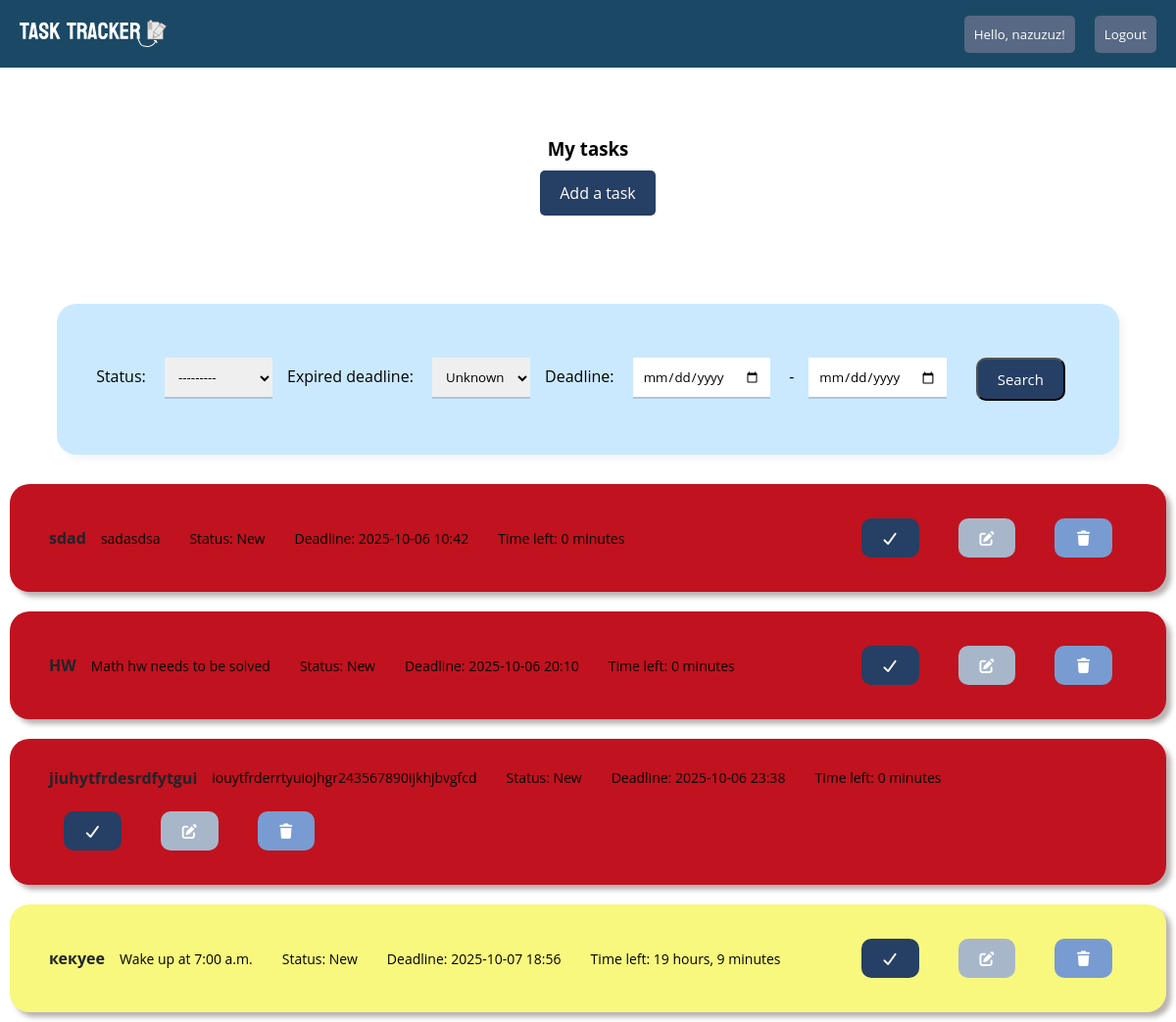
Screenshot of / (signed in) with the database file from the repository.
### todo/models.py (models this page shows, shortened)
class Task(models.Model):
    new_status="new"
    in_progress_status="in_progress"
    done_status="done"
    CHOICE_STATUS=[
        (new_status,"New"),
        (in_progress_status,"In progress"),
        (done_status,"Completed"),
    ]
    title=models.CharField(max_length=200)
    description=models.TextField(blank=True)
    deadline=models.DateTimeField()
    is_notified=models.BooleanField(default=False)
    status=models.CharField(max_length=20,choices=CHOICE_STATUS,default=new_status)
    created_at=models.DateTimeField(auto_now_add=True)
    user_owner=models.ForeignKey(User,on_delete=models.CASCADE)

### todo/views.py (the view)
# urls.py: 2. Add a URL to urlpatterns:  path('', views.home, name='home')
@login_required(login_url="login")
@login_required
def home(request):
    tasks=Task.objects.filter(user_owner=request.user).order_by("deadline")
    myfilter=TaskFilter(request.GET,queryset=tasks)
    tasks=myfilter.qs
    now=timezone.now()
    for task in tasks:
        if task.deadline<now:
            task.deadline_status="overdue"
        elif task.deadline-now <= timedelta(hours=24):
            task.deadline_status="soon"
        else:
            task.deadline_status="normal"
    return render(request,"todo_folder/home.html",{"tasks":tasks, "choice_status": Task.CHOICE_STATUS,"myfilter":myfilter,})

### todo/templates/todo_folder/home.html (shortened to what this page needs)
{% load static %}
<!DOCTYPE html>
<html lang="en">
<head>
    <link rel="stylesheet" href="{% static 'css/home.css' %}">
    <link rel="stylesheet" href="https://cdnjs.cloudflare.com/ajax/libs/font-awesome/7.0.1/css/all.min.css" />
</head>
<body>
    <nav>
        <div class="logo"><a href="{% url 'home' %}"><img class="logo_pic" src="{% static 'img/logo.svg' %}"></a></div>
        <ul class="nav-links">
            <button class="login1"><a href="{% url 'login' %}">Hello, {{request.user}}!</a></button>
            <button class="login1"><a href="{% url 'logout' %}">Logout</a></button>
        </ul>
    </nav>
    {% block content %}
    <div class="filter_and_tasks">
    <div class="main_container">
    <div class="buttons">
    <h3 class="text_main">My tasks</h3>
    <a class="add_tasks" href="{% url 'task_create' %}"> Add a task </a>
    </div>
</div>
<div class="main_box_for_filter">
<div class="box_for_filter">
    <form class="filtering" method="get">
    {{ myfilter.form.as_p }}
    <button class="submit_btn" type="submit">Search</button>
    </form>
</div>
</div>
</div>
    <ul>
        {% for task in tasks %}
        <div class="all">
        <div class="box
        {% if task.status == 'done' %}done
        {% elif task.deadline_status == 'soon'%}soon
        {% elif task.deadline_status == 'overdue'%}overdue{% endif %}">
        <div class="all_requirements">
            <h4 class="text1"><strong> {{task.title}}</strong></h4>
            <p class="text">{{task.description}}</p>
            <p class="text"> Status:  {{ task.get_status_display }}</p>
            <p class="text"> Deadline: {{ task.deadline|date:"Y-m-d H:i"}}<br></p>
            <p class="text">Time left: {{ task.deadline|timeuntil }}</p>
        </div>
            <div class="btns">
            <a class="done_btn" href="{% url 'task_mark_done' task.pk %}"><i class="fa-solid fa-check" ></i></a>
            <a class="update_btn" href="{% url 'task_update' task.pk %}"><i class="fa-solid fa-pen-to-square"></i></a>
            <a class="delete_btn" href="{% url 'task_delete' task.pk %}"><i class="fa-solid fa-trash"></i></a>
            </div>
        </div>
    </div>
        {% empty %}
        <p class="no-text">No tasks have been submitted</p>
        {% endfor %}
    </ul>
    {% endblock %}
</body>
</html>

### todo/static/css/home.css (style rules this page uses)
* { margin: 0; padding: 0; box-sizing: border-box; font-family: 'Open Sans', sans-serif; }
nav { background: #1b4965; color: white; display: flex; justify-content: space-between; align-items: center; padding: 10px 20px; }
.logo_pic { width: 150px; cursor: pointer; }
.nav-links { display: flex; list-style: none; gap: 20px; }
.register1, .login1 { background-color: #576984; color: #fff; padding: 10px 10px; border-radius: 5px; border: none; }
.register1 a, .login1 a { color: #fff; text-decoration: none; }
.all { display: flex; justify-content: center; align-items: center; width: 100%; }
.text { color: #000000; padding: 10px 15px; font-size: 14px; text-align: left; align-items: center; }
h4.text1 { color: #1f252a; align-items: center; list-style-type: circle; }
.box { display: flex; justify-content: space-between; padding: 20px 40px; width: 100%; height: auto; max-width: 1200px; align-items: center; background-color: #bee9e8; border-radius: 20px; flex-wrap: wrap; margin: 10px; box-shadow: 5px 5px 5px rgba(116, 103, 103, 0.5); color: #000000; }
.update_btn { background-color: #a8b6ca; color: #fff; padding: 10px 20px; margin: 15px; border-radius: 10px; cursor: pointer; font-size: 15px; text-decoration: none; }
.btns { display: flex; gap: 10px; flex-shrink: 0; }
.filtering { display: flex; flex-wrap: wrap; justify-content: center; margin: 20px; padding: 20px; }
.buttons { display: flex; flex-direction: column; justify-content: center; text-align: center; margin-top: 40px; }
.add_tasks { padding: 12px 10px; margin: 10px; width: 100%; background-color: #263f64; color: #fff; text-decoration: none; border-radius: 5px; }
.main_container { display: flex; justify-content: center; margin: 30px; }
.submit_btn { background-color: #263f64; color: #fff; padding: 10px 20px; margin: 15px; border-radius: 10px; cursor: pointer; font-size: 15px; text-align: center; }
.done_btn { background-color: #263f64; color: #fff; padding: 10px 20px; margin: 15px; border-radius: 10px; cursor: pointer; font-size: 15px; text-decoration: none; }
.box.soon { background-color: rgb(248, 248, 126); }
.box.overdue { background-color: #c1121f; }
.box_for_filter { display: flex; box-shadow: 5px 5px 5px rgba(238, 237, 237, 0.5); background-color: #cae9ff; width: 100%; border-radius: 20px; }
.main_box_for_filter { display: flex; justify-content: center; padding: 20px; margin-top: 30px; }
#id_deadline_time_0, #id_deadline_time_1, #id_expired_date, #id_status { border: none; border-bottom: 2px solid #a6c7e4; border-radius: 0px; outline: none; padding: 10px; margin: 15px; }
.all_requirements { display: flex; align-items: center; }
.filter_and_tasks { display: flex; justify-content: center; flex-wrap: wrap; }
.delete_btn { background-color: #789cd1; color: #fff; padding: 10px 20px; margin: 15px; font-size: 15px; border-radius: 10px; text-decoration: none; border: none; }

### rows the page displays
Task: title "sdad", description "sadasdsa", status "New", deadline "2025-10-06 10:42", deadline "0 minutes"
Task: title "HW", description "Math hw needs to be solved", status "New", deadline "2025-10-06 20:10", deadline "0 minutes"
Task: title "jiuhytfrdesrdfytgui", description "iouytfrderrtyuiojhgr243567890ijkhjbvgfcd", status "New", deadline "2025-10-06 23:38", deadline "0 minutes"
Task: title "кекуее", description "Wake up at 7:00 a.m.", status "New", deadline "2025-10-07 18:56", deadline "19 hours, 9 minutes"

### other values shown
{{ request.user }} "nazuzuz"
